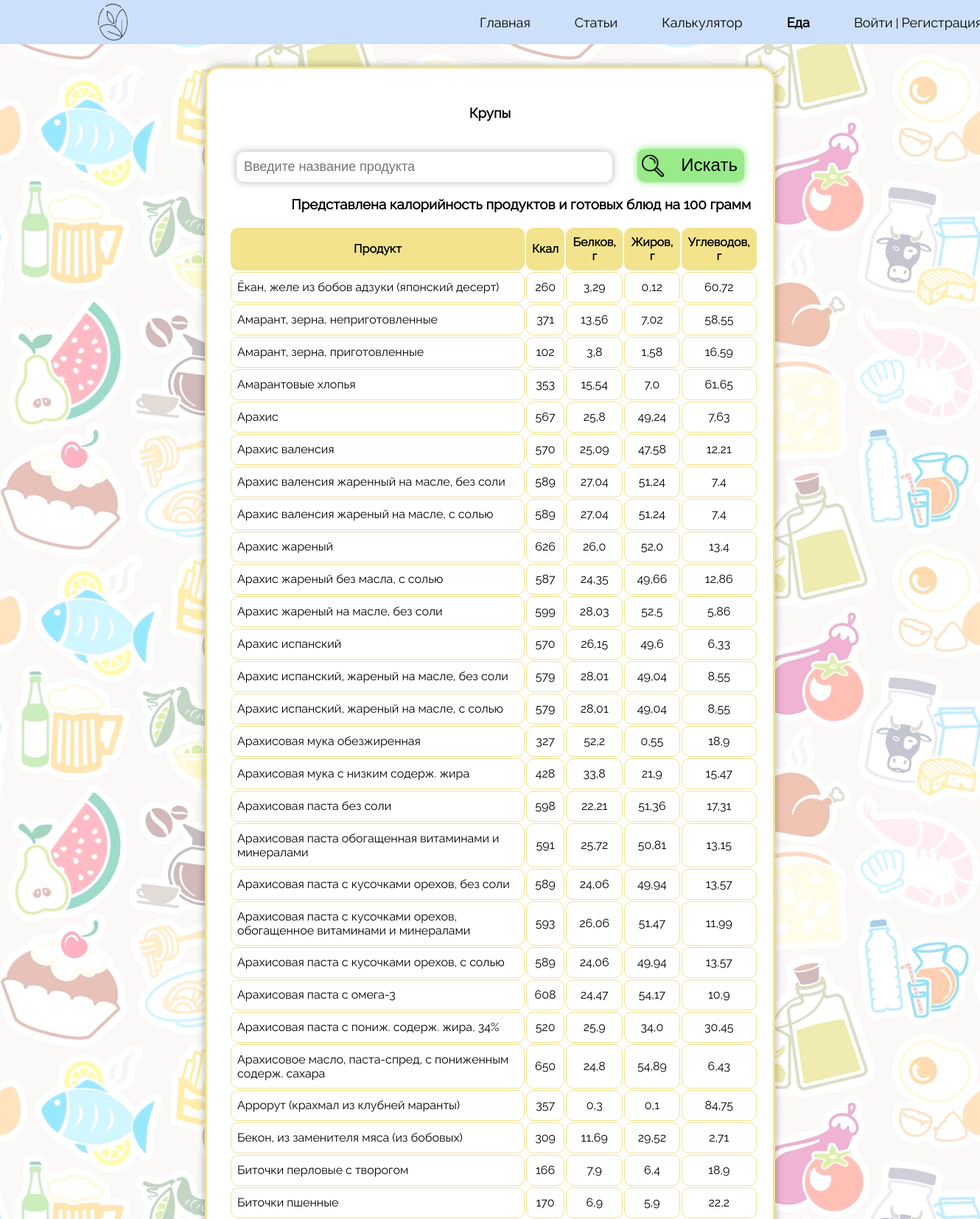
/product_selection/cereals (upper part), run on the app's committed database.
### food_diary/models.py (models this page shows, shortened)
class Food(models.Model):
    name_of_product = models.CharField(max_length=255)
    kkal = models.IntegerField(validators=[MaxValueValidator(2500)])
    proteins = models.FloatField(max_length=6)
    fats = models.FloatField(max_length=6)
    carbohydrates = models.FloatField(max_length=6)
    type_of_food = models.ForeignKey(Type_of_food, on_delete=models.PROTECT)
    class Meta:
        verbose_name = 'Еда'
        verbose_name_plural = 'Еда'
        ordering = ['name_of_product']

### food_diary/views.py (the view)
# urls.py: path('product_selection/cereals', views.Cereals, name='cereals'),
def Cereals(request):
    search_query = request.GET.get('search', '')
    error = "К сожалению, по Вашему запросу ничего не найдено..."
    if search_query:
        data = Food.objects.filter(name_of_product__iregex=search_query, type_of_food=3)
    else:
        data = Food.objects.filter(type_of_food=3)
    return render(request, 'food_diary/product_selection_cereals.html',
                  {'data': data, 'error': error, 'value': search_query})

### food_diary/templates/food_diary/product_selection_cereals.html (shortened to what this page needs)
{% load static %}
<!DOCTYPE html>
<html lang="en">
<head>
    <link href="{% static 'food_diary/css/style_category_products.css' %}" rel="stylesheet">
</head>
<body style="background-image:url('{% static 'food_diary/img/food_pattern.jpg' %}'); background-size: contain;">
<header>
        <div class = container>
            <div class="head">
                <a href="{% url 'home' %}"><img src="{% static 'registration/img/iconLogo.png' %}" alt="" class="logo"></a>
                <nav class="navigation">
                    <ul class="menu">
                        <li class="text">
                            <a href="{% url 'home' %}">Главная</a>
                        </li>
                        <li class="text">
                            <a href="{% url 'articles' %}">Статьи</a>
                        </li>
                        <li class="text">
                            <a href="{% url 'calculator' %}">Калькулятор</a>
                        </li>
                        <li class="text">
                            <a href="#" style="font-weight: bold">Еда</a>
                        </li>
                        {% if request.user.is_authenticated %}
                            <li class="text">
                                <a href="{% url 'personalArea' %}">{{ user.username }} | Личный кабинет</a>
                            </li>
                        {% else %}
                            <li class="text">
                                <a href="{% url 'login' %}">Войти</a> | <a href="{% url 'registration_field' %}">Регистрация</a>
                            </li>
                        {% endif %}
                    </ul>
                </nav>
            </div>
        </div>
</header>
<div id="wrapper">
    <section>
        <div class="rectangle">
            <h3 align="center" class="typeOfProducts">Крупы</h3>
            <form action="{% url 'cereals' %}">
                <input class="searchProducts" placeholder="Введите название продукта" name="search" value="{{ value }}">
                <button class="search_button" type="submit">
                    <img src="{% static 'food_diary/img/lupa.png'%}" class="lupa">Искать
                </button>
            </form>
            {% if data %}
            <h3 style="float: right; margin-right: 30px;">Представлена калорийность продуктов и готовых блюд на 100 грамм</h3>
            <table class="table_sort">
                <thead>
                <tr>
                    <th class="product" style="background-color: #F3E38D; border: none;">Продукт</th>
                    <th class="product" style="background-color: #F3E38D; border: none;">Ккал</th>
                    <th class="product" style="background-color: #F3E38D; border: none;">Белков, г</th>
                    <th class="product" style="background-color: #F3E38D; border: none;">Жиров, г</th>
                    <th class="product" style="background-color: #F3E38D; border: none;">Углеводов, г</th>
                </tr>
                </thead>
                {% for i in data %}
                    <tr>
                        <td class="product" style="border: 1px solid #F3E38D;">{{ i.name_of_product }}</td>
                        <td class="product" align="center" style="border: 1px solid #F3E38D;">{{ i.kkal }}</td>
                        <td class="product" align="center" style="border: 1px solid #F3E38D;">{{ i.proteins }}</td>
                        <td class="product" align="center" style="border: 1px solid #F3E38D;">{{ i.fats }}</td>
                        <td class="product" align="center" style="border: 1px solid #F3E38D;">{{ i.carbohydrates }}</td>
                    </tr>
                {% endfor %}
            </table>
            {% else %}
            <h3 style="margin-left: 40px;">{{ error }}</h3>
            {% endif %}
        </div>
    </section>
</div>
</body>
</html>

### food_diary/static/food_diary/css/style_category_products.css (style rules this page uses)
body { padding: 0; margin: 0; font-family: "Raleway"; }
header { background-color: #CCE0FB; width: 100%; height: 60px; left: -83px; }
.container { width: 80%; margin: 0 auto; }
.logo { margin-top: 5px; width: 40px; height: 50px; float: left; }
.navigation { float: right; }
.menu { padding: 0; margin: 0; display: block; }
.menu li a { color: black; text-decoration: none; font-size: 18px; }
.text { margin-top: 20px; float: left; display: block; margin-left: 60px; }
.head { width: 1200px; margin: 0 auto; }
#wrapper { width: 1200px; margin-left: auto; margin-right: auto; }
.rectangle { width: 768px; background-color: #FFFFFF; box-shadow: 0px 0px 10px 2px rgba(0, 0, 0, 0.25); border-radius: 20px; border: 3px solid #F3E38D; margin: 30px auto; }
.typeOfProducts { padding-top: 30px; padding-bottom: 20px; }
.searchProducts { box-shadow: 0px 0px 10px 1px rgba(0, 0, 0, 0.25); font-size: 18px; width: 500px; margin-left: 40px; border: none; padding: 10px 0px 10px 10px; border-radius: 10px; }
.lupa { width: 30px; height: 30px; margin-right: 20px; float: left; }
.product { text-decoration: none; background-color: #FFFFFF; padding: 10px 8px 10px 8px; margin-bottom: 20px; border: 2px solid #000000; border-radius: 10px; list-style-type: none; height: 20px; }
table, th, td { margin-left: 30px; margin-right: 20px; margin-top: 20px; }
th, td { padding: 5px; }
th { cursor: pointer; }
.search_button { text-decoration: none; background-color: #98EB88; border-radius: 10px; font-size: 24px; color: black; width: 145px; height: 45px; cursor: pointer; margin-left: 30px; border: 0; box-shadow: 0px 0px 10px 1px #98EB88; }

### data on the page
Food: name_of_product "Ёкан, желе из бобов адзуки (японский десерт)", kkal "260", proteins "3,29", fats "0,12", carbohydrates "60,72"
Food: name_of_product "Амарант, зерна, неприготовленные", kkal "371", proteins "13,56", fats "7,02", carbohydrates "58,55"
Food: name_of_product "Амарант, зерна, приготовленные", kkal "102", proteins "3,8", fats "1,58", carbohydrates "16,59"
Food: name_of_product "Амарантовые хлопья", kkal "353", proteins "15,54", fats "7,0", carbohydrates "61,65"
Food: name_of_product "Арахис", kkal "567", proteins "25,8", fats "49,24", carbohydrates "7,63"
Food: name_of_product "Арахис валенсия", kkal "570", proteins "25,09", fats "47,58", carbohydrates "12,21"
Food: name_of_product "Арахис валенсия жаренный на масле, без соли", kkal "589", proteins "27,04", fats "51,24", carbohydrates "7,4"
Food: name_of_product "Арахис валенсия жареный на масле, с солью", kkal "589", proteins "27,04", fats "51,24", carbohydrates "7,4"
Food: name_of_product "Арахис жареный", kkal "626", proteins "26,0", fats "52,0", carbohydrates "13,4"
Food: name_of_product "Арахис жареный без масла, с солью", kkal "587", proteins "24,35", fats "49,66", carbohydrates "12,86"
Food: name_of_product "Арахис жареный на масле, без соли", kkal "599", proteins "28,03", fats "52,5", carbohydrates "5,86"
Food: name_of_product "Арахис испанский", kkal "570", proteins "26,15", fats "49,6", carbohydrates "6,33"
Food: name_of_product "Арахис испанский, жареный на масле, без соли", kkal "579", proteins "28,01", fats "49,04", carbohydrates "8,55"
Food: name_of_product "Арахис испанский, жареный на масле, с солью", kkal "579", proteins "28,01", fats "49,04", carbohydrates "8,55"
Food: name_of_product "Арахисовая мука обезжиренная", kkal "327", proteins "52,2", fats "0,55", carbohydrates "18,9"
Food: name_of_product "Арахисовая мука с низким содерж. жира", kkal "428", proteins "33,8", fats "21,9", carbohydrates "15,47"
Food: name_of_product "Арахисовая паста без соли", kkal "598", proteins "22,21", fats "51,36", carbohydrates "17,31"
Food: name_of_product "Арахисовая паста обогащенная витаминами и минералами", kkal "591", proteins "25,72", fats "50,81", carbohydrates "13,15"
Food: name_of_product "Арахисовая паста с кусочками орехов, без соли", kkal "589", proteins "24,06", fats "49,94", carbohydrates "13,57"
Food: name_of_product "Арахисовая паста с кусочками орехов, обогащенное витаминами и минералами", kkal "593", proteins "26,06", fats "51,47", carbohydrates "11,99"
Food: name_of_product "Арахисовая паста с кусочками орехов, с солью", kkal "589", proteins "24,06", fats "49,94", carbohydrates "13,57"
Food: name_of_product "Арахисовая паста с омега-3", kkal "608", proteins "24,47", fats "54,17", carbohydrates "10,9"
Food: name_of_product "Арахисовая паста с пониж. содерж. жира, 34%", kkal "520", proteins "25,9", fats "34,0", carbohydrates "30,45"
Food: name_of_product "Арахисовое масло, паста-спред, с пониженным содерж. сахара", kkal "650", proteins "24,8", fats "54,89", carbohydrates "6,43"
Food: name_of_product "Аррорут (крахмал из клубней маранты)", kkal "357", proteins "0,3", fats "0,1", carbohydrates "84,75"
Food: name_of_product "Бекон, из заменителя мяса (из бобовых)", kkal "309", proteins "11,69", fats "29,52", carbohydrates "2,71"
Food: name_of_product "Биточки перловые с творогом", kkal "166", proteins "7,9", fats "6,4", carbohydrates "18,9"
Food: name_of_product "Биточки пшенные", kkal "170", proteins "6,9", fats "5,9", carbohydrates "22,2"
